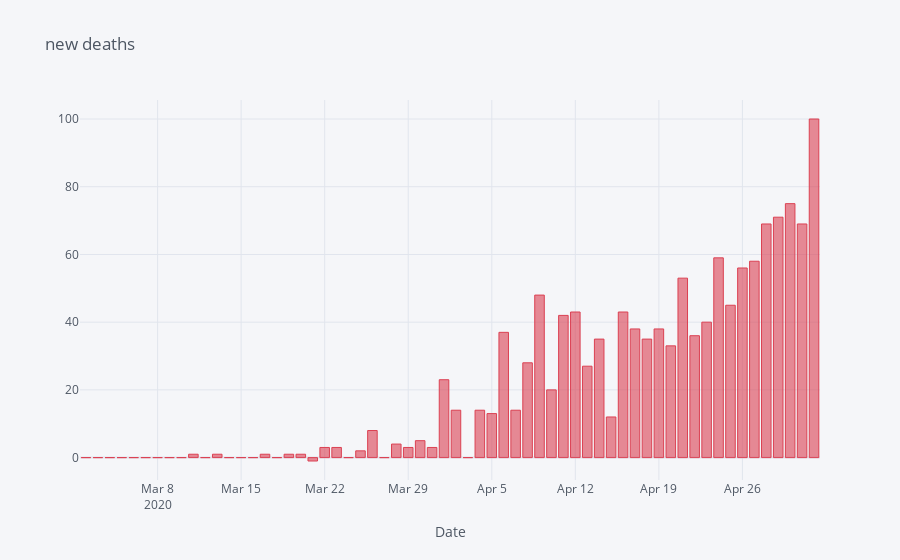

Notebook cell for this chart:
### Code cell
india_covid.iloc[40:].iplot(x = 'Date', y = 'new_deaths', kind= 'bar', xTitle='Date', title = 'new deaths', color = 'red')

### Figure 1 — Plotly figure (JSON) as saved in the notebook; plotly's stock layout.template omitted (floating-point values rounded to 4 significant figures)
{"data": [{"marker": {"color": "rgba(219, 64, 82, 0.6)", "line": {"color": "rgba(219, 64, 82, 1.0)", "width": 1}}, "name": "new_deaths", "orientation": "v", "text": "", "type": "bar", "x": ["2020-03-02", "2020-03-03", "2020-03-04", "2020-03-05", "2020-03-06", "2020-03-07", "2020-03-08", "2020-03-09", "2020-03-10", "2020-03-11", "2020-03-12", "2020-03-13", "2020-03-14", "2020-03-15", "2020-03-16", "2020-03-17", "2020-03-18", "2020-03-19", "2020-03-20", "2020-03-21", "2020-03-22", "2020-03-23", "2020-03-24", "2020-03-25", "2020-03-26", "2020-03-27", "2020-03-28", "2020-03-29", "2020-03-30", "2020-03-31", "2020-04-01", "2020-04-02", "2020-04-03", "2020-04-04", "2020-04-05", "2020-04-06", "2020-04-07", "2020-04-08", "2020-04-09", "2020-04-10", "2020-04-11", "2020-04-12", "2020-04-13", "2020-04-14", "2020-04-15", "2020-04-16", "2020-04-17", "2020-04-18", "2020-04-19", "2020-04-20", "2020-04-21", "2020-04-22", "2020-04-23", "2020-04-24", "2020-04-25", "2020-04-26", "2020-04-27", "2020-04-28", "2020-04-29", "2020-04-30", "2020-05-01", "2020-05-02"], "y": [0, 0, 0, 0, 0, 0, 0, 0, 0, 1, 0, 1, 0, 0, 0, 1, 0, 1, 1, -1, 3, 3, 0, 2, 8, 0, 4, 3, 5, 3, 23, 14, 0, 14, 13, 37, 14, 28, 48, 20, 42, 43, 27, 35, 12, 43, 38, 35, 38, 33, 53, 36, 40, 59, 45, 56, 58, 69, 71, 75, 69, 100]}], "layout": {"legend": {"bgcolor": "#F5F6F9", "font": {"color": "#4D5663"}}, "paper_bgcolor": "#F5F6F9", "plot_bgcolor": "#F5F6F9", "title": {"font": {"color": "#4D5663"}, "text": "new deaths"}, "xaxis": {"gridcolor": "#E1E5ED", "showgrid": true, "tickfont": {"color": "#4D5663"}, "title": {"font": {"color": "#4D5663"}, "text": "Date"}, "zerolinecolor": "#E1E5ED"}, "yaxis": {"gridcolor": "#E1E5ED", "showgrid": true, "tickfont": {"color": "#4D5663"}, "title": {"font": {"color": "#4D5663"}, "text": ""}, "zerolinecolor": "#E1E5ED"}}}
